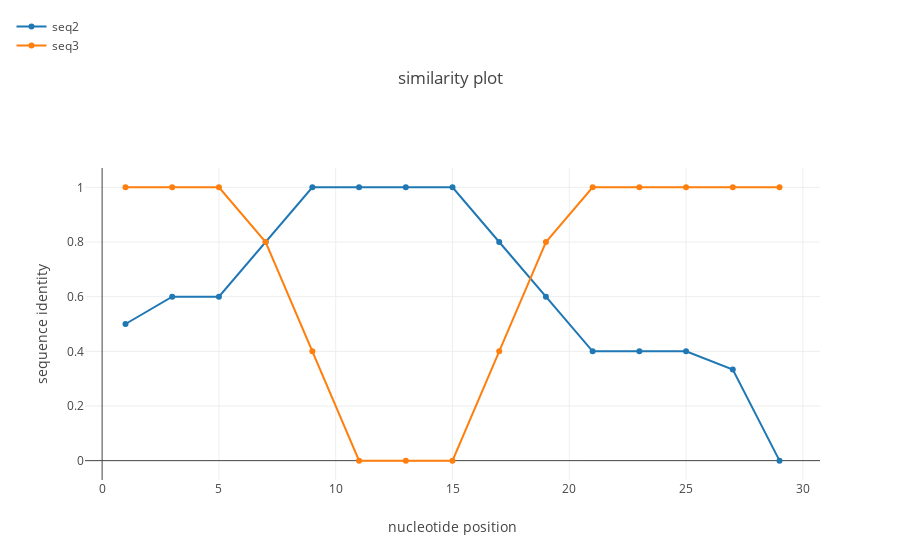

Write notebook code for a chart like this one.
### Code cell
simgen("./data/by_eyes.fasta", window=5, shift=2, pot_rec=0)

### Figure 1 — Plotly figure (JSON) as saved in the notebook; plotly's stock layout.template omitted (floating-point values rounded to 4 significant figures)
{"data": [{"name": "seq2", "type": "scatter", "uid": "226cea82-9cad-11e8-abcd-d46a6a82ea71", "x": [1, 3, 5, 7, 9, 11, 13, 15, 17, 19, 21, 23, 25, 27, 29], "y": [0.5, 0.6, 0.6, 0.8, 1, 1, 1, 1, 0.8, 0.6, 0.4, 0.4, 0.4, 0.3333, 0]}, {"name": "seq3", "type": "scatter", "uid": "226cea83-9cad-11e8-af91-d46a6a82ea71", "x": [1, 3, 5, 7, 9, 11, 13, 15, 17, 19, 21, 23, 25, 27, 29], "y": [1, 1, 1, 0.8, 0.4, 0, 0, 0, 0.4, 0.8, 1, 1, 1, 1, 1]}], "layout": {"legend": {"x": -0.1, "y": 1.5}, "title": "similarity plot", "xaxis": {"title": "nucleotide position"}, "yaxis": {"title": "sequence identity"}}}
